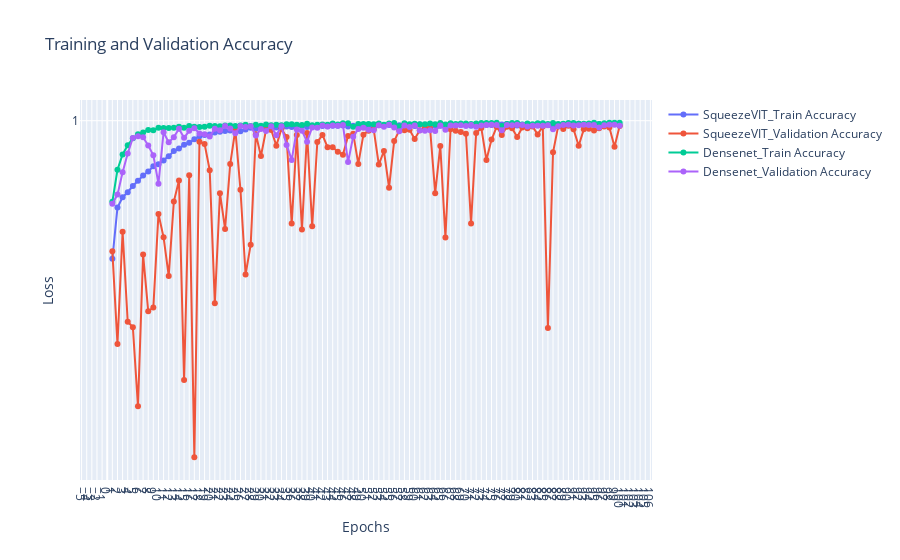

The code cell stored with this chart in its notebook:
### Code cell
# Create the interactive plot
fig = go.Figure()
for exps in loss_data.keys():
    # plt.plot(epochs, loss_data[exps][0], label=exps + 'Train Loss', marker='o')
    # plt.plot(epochs, loss_data[exps][1], label=exps + 'Validation Loss', marker='o')
    fig.add_trace(go.Scatter(x=epochs, y=acc_data[exps][0], mode='lines+markers', name=exps + '_Train Accuracy'))
    fig.add_trace(go.Scatter(x=epochs, y=acc_data[exps][1], mode='lines+markers', name=exps + '_Validation Accuracy'))
# fig.add_trace(go.Scatter(x=epochs, y=train_loss, mode='lines+markers', name='Train Loss'))
# fig.add_trace(go.Scatter(x=epochs, y=val_loss, mode='lines+markers', name='Validation Loss'))

fig.update_layout(
    title='Training and Validation Accuracy',
    xaxis_title='Epochs',
    yaxis_title='Loss',
    xaxis=dict(tickmode='linear'),
    yaxis=dict(tickmode='linear'),
    # legend=dict(x=0, y=1),
    grid=dict(),
)

fig.show()
